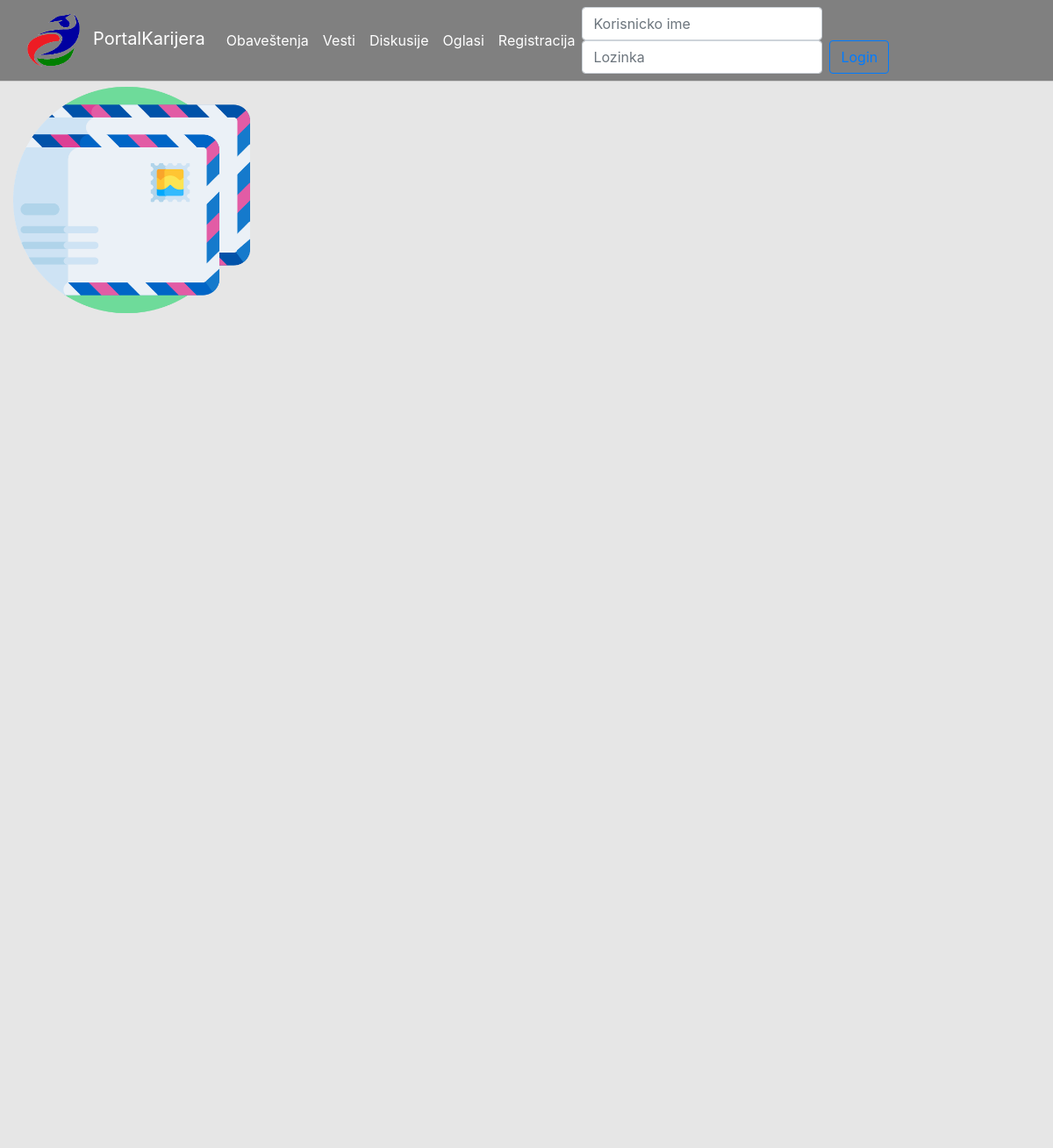
The page /index.php/obavestenja (upper part) on the database as committed earlier.
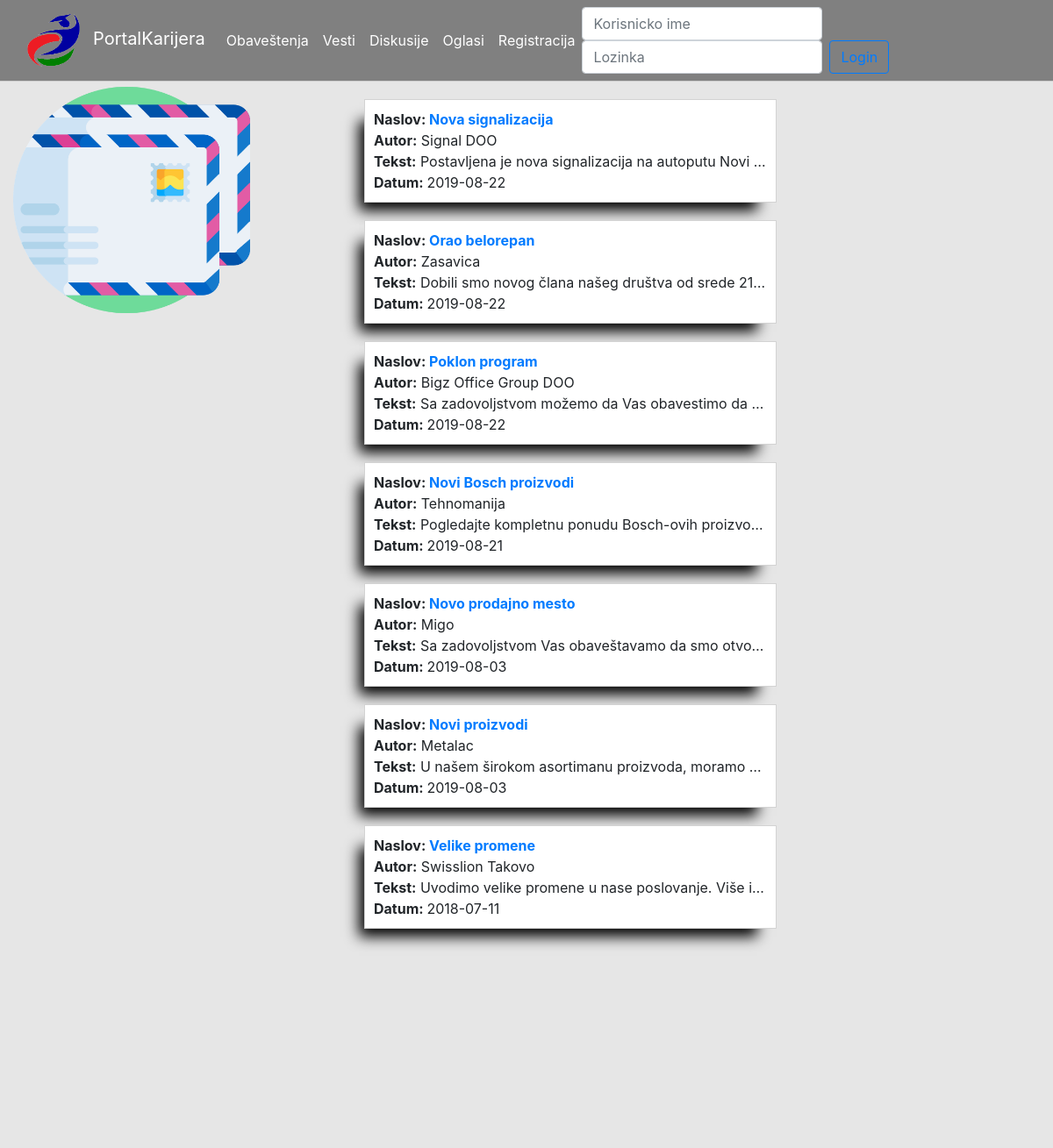
The same page on the database as committed later.
### tables this page shows
CREATE TABLE IF NOT EXISTS `obavestenja` (
  `idOba` int(11) NOT NULL AUTO_INCREMENT,
  `naslov` varchar(45) DEFAULT NULL,
  `tekst` mediumtext,
  `datum` datetime DEFAULT NULL,
  `autor` int(11) DEFAULT NULL,
  `vidljivost` varchar(45) DEFAULT NULL,
  `vidljivostGrupa` int(11) DEFAULT NULL,
  `vidljivostKurs` int(11) DEFAULT NULL,
  `zaBrisanje` varchar(45) DEFAULT NULL,
  PRIMARY KEY (`idOba`),
  KEY `idGrupaObav_idx` (`vidljivostGrupa`),
  KEY `idKursObav_idx` (`vidljivostKurs`),
  KEY `idKorObav_idx` (`autor`)
);

CREATE TABLE IF NOT EXISTS `kompanija` (
  `naziv` varchar(45) DEFAULT NULL,
  `sediste` int(11) DEFAULT NULL,
  `pib` int(9) DEFAULT NULL,
  `telefoni` varchar(45) DEFAULT NULL,
  `opis` mediumtext,
  `oblastDelovanja` varchar(45) DEFAULT NULL,
  `brojZap` int(6) DEFAULT NULL,
  `sajt` varchar(45) DEFAULT NULL,
  `idKor` int(11) NOT NULL,
  PRIMARY KEY (`idKor`),
  UNIQUE KEY `pib_UNIQUE` (`pib`),
  UNIQUE KEY `naziv_UNIQUE` (`naziv`),
  KEY `idGraKomp_idx` (`sediste`)
);

### application/views/viewTemplate.php (called while the page is built)
<?php
if($this->session->user == null){
    $this->load->view("headers/guestHeader");
    $this->load->view($middle, $middle_data ?? []);
    $this->load->view("footers/guestFooter");
} else if($this->session->userdata('user')['tip']=="s"){
    $this->load->view("headers/studentHeader");
    $this->load->view($middle, $middle_data ?? []);
    $this->load->view("footers/userFooter",["tip" => "student"]);
} else if($this->session->userdata('user')['tip']== "k"){
    $this->load->view("headers/kompHeader");
    $this->load->view($middle, $middle_data ?? []);
    $this->load->view("footers/userFooter",["tip" => "kompanija"]);
}else if($this->session->userdata('user')['tip']== "a"){
    $this->load->view("headers/adminHeader");
    $this->load->view($middle, $middle_data ?? []);
    $this->load->view("footers/userFooter", ["tip" => "admin"]);
}

### application/controllers/Obavestenja.php (called while the page is built, shortened)
<?php
class Obavestenja extends CI_Controller {
    public function __construct() {
        $this->load->model('ObavModel');
        $this->load->library('pdf');
    }
    public function index() {
        if ($this->session->has_userdata('user')) {
            $tipKorisnika = $this->session->userdata('user')['tip'];
        } else {
            $tipKorisnika = "gost";
        }
        $data["middle_data"] = ["obavestenja" => $this->ObavModel->dohvatiObavestenja($tipKorisnika)];
        $data["middle"] = "middle/obavestenje";
        $this->load->view('viewTemplate', $data);
    }
}

### index.php (called while the page is built, shortened)
<?php
require_once BASEPATH.'core/CodeIgniter.php';

### application/models/ObavModel.php (called while the page is built, shortened)
<?php
class ObavModel extends CI_Model {
    public function dohvatiObavestenja($tipKorisnika) {
        $idKor = $this->session->userdata('user')['idKor'];
        $this->db->select('idKurs')->from('student')->where('idKor', $idKor);
        $this->db->select('idGru')->from('clanovigrupe')->where('idKor', $idKor);
        $this->db->select('idObav')->from('vidiobavestenje')->where('idKor', $idKor);
        $this->db->select('obavestenja.*, kompanija.naziv, kompanija.sajt');
        $this->db->from('obavestenja');
        $this->db->join('kompanija', 'obavestenja.autor = kompanija.idKor');
        if ($tipKorisnika == "gost") {
            $this->db->where('vidljivost', 'gost');
        }
        $this->db->order_by('datum', 'DESC');
        $query = $this->db->get();
        return $query->result_array();
    }
}

### application/views/middle/obavestenje.php (the view, shortened to what this page needs)
<div class="container-fluid" id="obav">
    <div class="row">
        <div id="obav" class="col-3" >
            <img src="<?php echo base_url(); ?>/images/mail.png" class="img-fluid">
        </div>
        <div class="col-5 <?php if (!$this->session->has_userdata('user') or $this->session->userdata('user')['tip'] == "s") echo 'offset-1' ?>">
            <?php
            foreach ($obavestenja as $obavestenje) {
                $idOba = $obavestenje['idOba'];
               ?>
                <div class="centar">
                    <b>Naslov:<a href="#" onclick="obavAjax(<?php echo $idOba ?>)"> <?php echo $obavestenje['naslov']; ?></a></b><br>
                    <b>Autor:</b> <?php echo $obavestenje['naziv']; ?><br>
                    <b>Tekst:</b> <?php echo $obavestenje['tekst']; ?><br>
                    <b>Datum: </b><?php echo substr($obavestenje['datum'], 0, 10); ?><br>
                </div>
            <?php }
            ?>
        </div>
        <div class="<?php if (!$this->session->has_userdata('user') or $this->session->userdata('user')['tip'] == "s")
                echo 'col-3';
            else
                echo 'col-4';
            ?>">
        </div>
    </div>
</div>

### application/views/headers/guestHeader.php (shortened to what this page needs)
<html><head>
        <link rel="stylesheet" type="text/css" href="http://localhost/portalKarijera//css/styleGuest.css">
        <link rel="stylesheet" href="https://stackpath.bootstrapcdn.com/bootstrap/4.3.1/css/bootstrap.min.css">
         <script src="https://kit.fontawesome.com/2dd4f4a4ca.js"></script><link rel="stylesheet" href="https://kit-free.fontawesome.com/releases/latest/css/free.min.css" media="all"><link rel="stylesheet" href="https://kit-free.fontawesome.com/releases/latest/css/free-v4-font-face.min.css" media="all"><link rel="stylesheet" href="https://kit-free.fontawesome.com/releases/latest/css/free-v4-shims.min.css" media="all">
    </head>
    <body style="background-color: #e6e6e6">
        <nav class="navbar navbar-expand-lg navbar-light" id="header">
            <a class="navbar-brand" href="<?php echo site_url('Login')?>"><img id="brand-image" src="<?php echo base_url()?>//images/logo.png" width="90" height="60" title="Logo" alt="Logo">PortalKarijera</a>
            <div class="collapse navbar-collapse" id="navbarNav">
              <ul class="navbar-nav ml-auto">
                <li class="nav-item">
                  <a class="nav-link" href="<?php echo base_url()?>/index.php/obavestenja">Obaveštenja<span class="sr-only">(current)</span></a>
                </li>
                <li class="nav-item">
                  <a class="nav-link" href="<?php echo base_url()?>/index.php/vesti">Vesti<span class="sr-only">(current)</span></a>
                </li>
                <li class="nav-item">
                  <a class="nav-link" href="<?php echo base_url()?>/index.php/diskusije">Diskusije</a>
                </li>
                <li class="nav-item">
                  <a class="nav-link" href="<?php echo base_url()?>/index.php/oglasi">Oglasi</a>
                </li>
                <li class="nav-item">
                  <a class="nav-link" href="<?php echo base_url()?>/index.php/registracija">Registracija</a>
                </li>
              </ul>
                <form class="form-inline my-2 my-lg-0" name="loginForma" method="POST" action="<?php echo site_url('Login/logovanje')?>">
                    <input class="form-control mr-sm-2" type="text" placeholder="Korisnicko ime" name="username">
                    <input class="form-control mr-sm-2" type="password" placeholder="Lozinka" name="pass">
                    <button class="btn btn-outline-primary my-2 my-sm-0" type="submit">Login</button>
                </form>
            </div>
        </nav>

### application/views/footers/guestFooter.php (shortened to what this page needs)
</body>
</html>

### css/styleGuest.css (style rules this page uses)
.navbar { border-bottom: 1px solid #ccc; background-color: gray; overflow: visible; }
nav .navbar-nav li a { color: white !important; }
.navbar-brand { color: white !important; }
html { background-color: dimgrey; }
input::placeholder { color: #fff; }
button, input { overflow: visible; }
.container-fluid { margin-bottom: 50px; }
.centar { margin-top: 20px; padding: 10px; border: 1px solid lightgray; box-shadow: -14px 17px 15px -8px rgba(0, 0, 0, 1); background-color: white; overflow:hidden; text-overflow: ellipsis; white-space: nowrap; }
#obav { height: 400vh; }

Rows that differ between the two databases and show on the page:
added obavestenja: naslov "Nova signalizacija", kompanija.naziv "Signal DOO", tekst "Postavljena je nova signalizacija na autoputu Novi…", datum "2019-08-22"
added obavestenja: naslov "Orao belorepan", kompanija.naziv "Zasavica", tekst "Dobili smo novog člana našeg društva od srede 21…", datum "2019-08-22"
added obavestenja: naslov "Poklon program", kompanija.naziv "Bigz Office Group DOO", tekst "Sa zadovoljstvom možemo da Vas obavestimo da…", datum "2019-08-22"
added obavestenja: naslov "Novi Bosch proizvodi", kompanija.naziv "Tehnomanija", tekst "Pogledajte kompletnu ponudu Bosch-ovih proizvo…", datum "2019-08-21"
added obavestenja: naslov "Novo prodajno mesto", kompanija.naziv "Migo", tekst "Sa zadovoljstvom Vas obaveštavamo da smo otvo…", datum "2019-08-03"
added obavestenja: naslov "Novi proizvodi", kompanija.naziv "Metalac", tekst "U našem širokom asortimanu proizvoda, moramo…", datum "2019-08-03"
added obavestenja: naslov "Velike promene", kompanija.naziv "Swisslion Takovo", tekst "Uvodimo velike promene u nase poslovanje. Više i…", datum "2018-07-11"
